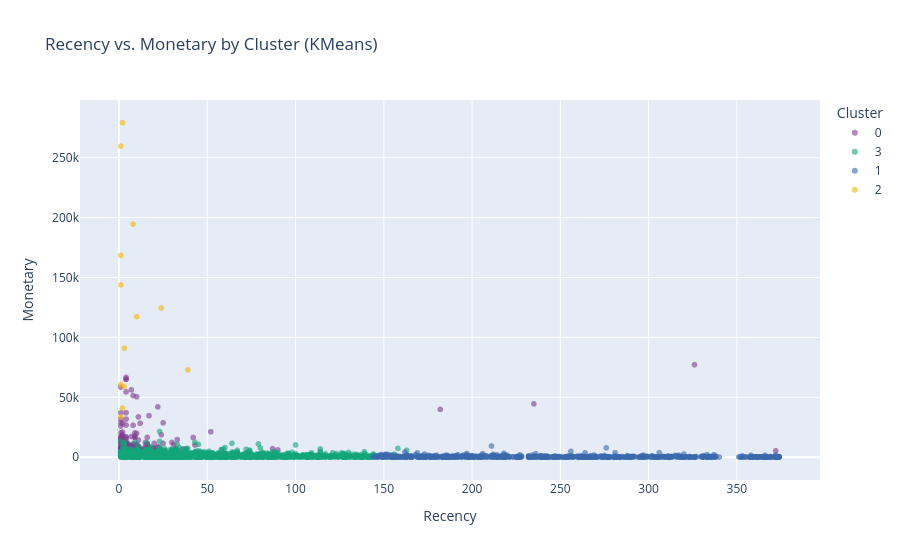
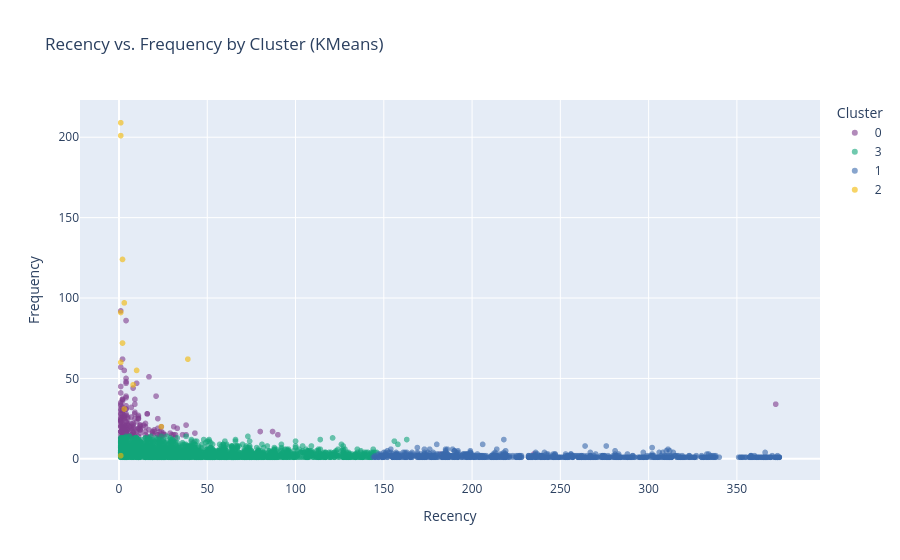
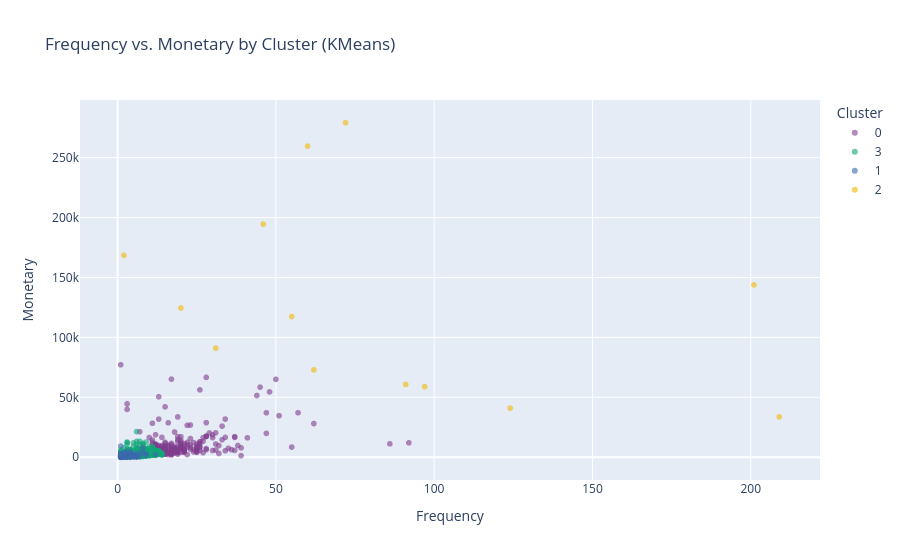

These figures' notebook cell, in order:
### Markdown cell above
#### Heatmap of Standardized Centroids (Seaborn)
Description: Heatmap of standardized (z-scored) RFM means per cluster, with color intensity (red for positive, blue for negative) and annotations.
Significance:
Shows relative differences in RFM metrics across clusters on a standardized scale.
Highlights defining traits (e.g., negative Recency, positive Monetary for High-Value).
Easy to interpret for non-technical stakeholders.

Business Insight: Cluster 0’s strong positive Monetary z-score suggests high-spending customers, ideal for premium offers (e.g., exclusive products in France).

### Code cell
# 5. 2D Scatter Plots (Plotly)
for x_metric, y_metric in [('Recency', 'Monetary'), ('Recency', 'Frequency'), ('Frequency', 'Monetary')]:
    fig = px.scatter(
        rfm,
        x=x_metric,
        y=y_metric,
        color='Cluster',
        title=f'{x_metric} vs. {y_metric} by Cluster ({method})',
        hover_data=['CustomerID'],
        color_discrete_sequence=px.colors.qualitative.Bold,
        opacity=0.6
    )
    fig.show()
    print(f"Displayed 2D scatter plot: {x_metric} vs. {y_metric}")

### Figure 1 — Plotly figure (JSON) as saved in the notebook; plotly's stock layout.template omitted (floating-point values rounded to 4 significant figures; data arrays with more than 128 entries replaced by an {"elided": "..."} marker saying what was removed)
{"data": [{"customdata": {"elided": "213x1 str values"}, "hovertemplate": "Cluster=0<br>Recency=%{x}<br>Monetary=%{y}<br>CustomerID=%{customdata[0]}<extra></extra>", "legendgroup": "0", "marker": {"color": "rgb(127, 60, 141)", "opacity": 0.6, "symbol": "circle"}, "mode": "markers", "name": "0", "showlegend": true, "type": "scattergl", "x": {"elided": "213 int values"}, "xaxis": "x", "y": {"elided": "213 float values"}, "yaxis": "y"}, {"customdata": {"elided": "3048x1 str values"}, "hovertemplate": "Cluster=3<br>Recency=%{x}<br>Monetary=%{y}<br>CustomerID=%{customdata[0]}<extra></extra>", "legendgroup": "3", "marker": {"color": "rgb(17, 165, 121)", "opacity": 0.6, "symbol": "circle"}, "mode": "markers", "name": "3", "showlegend": true, "type": "scattergl", "x": {"elided": "3048 int values"}, "xaxis": "x", "y": {"elided": "3048 float values"}, "yaxis": "y"}, {"customdata": {"elided": "1064x1 str values"}, "hovertemplate": "Cluster=1<br>Recency=%{x}<br>Monetary=%{y}<br>CustomerID=%{customdata[0]}<extra></extra>", "legendgroup": "1", "marker": {"color": "rgb(57, 105, 172)", "opacity": 0.6, "symbol": "circle"}, "mode": "markers", "name": "1", "showlegend": true, "type": "scattergl", "x": {"elided": "1064 int values"}, "xaxis": "x", "y": {"elided": "1064 float values"}, "yaxis": "y"}, {"customdata": [["12415"], ["12748"], ["13089"], ["14156"], ["14646"], ["14911"], ["15311"], ["16029"], ["16446"], ["17450"], ["17511"], ["17841"], ["18102"]], "hovertemplate": "Cluster=2<br>Recency=%{x}<br>Monetary=%{y}<br>CustomerID=%{customdata[0]}<extra></extra>", "legendgroup": "2", "marker": {"color": "rgb(242, 183, 1)", "opacity": 0.6, "symbol": "circle"}, "mode": "markers", "name": "2", "showlegend": true, "type": "scattergl", "x": [24, 1, 3, 10, 2, 1, 1, 39, 1, 8, 3, 2, 1], "xaxis": "x", "y": [124600.0, 33720.0, 58830.0, 117400.0, 279100.0, 143800.0, 60770.0, 72880.0, 168500.0, 194600.0, 91060.0, 40990.0, 259700.0], "yaxis": "y"}], "layout": {"autosize": true, "legend": {"title": {"text": "Cluster"}, "tracegroupgap": 0}, "title": {"text": "Recency vs. Monetary by Cluster (KMeans)"}, "xaxis": {"anchor": "y", "autorange": true, "domain": [0, 1], "range": [-21.59, 396.6], "title": {"text": "Recency"}, "type": "linear"}, "yaxis": {"anchor": "x", "autorange": true, "domain": [0, 1], "range": [-23030.0, 302200.0], "title": {"text": "Monetary"}, "type": "linear"}}}

### Figure 2 — Plotly figure (JSON) as saved in the notebook; plotly's stock layout.template omitted (floating-point values rounded to 4 significant figures; data arrays with more than 128 entries replaced by an {"elided": "..."} marker saying what was removed)
{"data": [{"customdata": {"elided": "213x1 str values"}, "hovertemplate": "Cluster=0<br>Recency=%{x}<br>Frequency=%{y}<br>CustomerID=%{customdata[0]}<extra></extra>", "legendgroup": "0", "marker": {"color": "rgb(127, 60, 141)", "opacity": 0.6, "symbol": "circle"}, "mode": "markers", "name": "0", "showlegend": true, "type": "scattergl", "x": {"elided": "213 int values"}, "xaxis": "x", "y": {"elided": "213 int values"}, "yaxis": "y"}, {"customdata": {"elided": "3048x1 str values"}, "hovertemplate": "Cluster=3<br>Recency=%{x}<br>Frequency=%{y}<br>CustomerID=%{customdata[0]}<extra></extra>", "legendgroup": "3", "marker": {"color": "rgb(17, 165, 121)", "opacity": 0.6, "symbol": "circle"}, "mode": "markers", "name": "3", "showlegend": true, "type": "scattergl", "x": {"elided": "3048 int values"}, "xaxis": "x", "y": {"elided": "3048 int values"}, "yaxis": "y"}, {"customdata": {"elided": "1064x1 str values"}, "hovertemplate": "Cluster=1<br>Recency=%{x}<br>Frequency=%{y}<br>CustomerID=%{customdata[0]}<extra></extra>", "legendgroup": "1", "marker": {"color": "rgb(57, 105, 172)", "opacity": 0.6, "symbol": "circle"}, "mode": "markers", "name": "1", "showlegend": true, "type": "scattergl", "x": {"elided": "1064 int values"}, "xaxis": "x", "y": {"elided": "1064 int values"}, "yaxis": "y"}, {"customdata": [["12415"], ["12748"], ["13089"], ["14156"], ["14646"], ["14911"], ["15311"], ["16029"], ["16446"], ["17450"], ["17511"], ["17841"], ["18102"]], "hovertemplate": "Cluster=2<br>Recency=%{x}<br>Frequency=%{y}<br>CustomerID=%{customdata[0]}<extra></extra>", "legendgroup": "2", "marker": {"color": "rgb(242, 183, 1)", "opacity": 0.6, "symbol": "circle"}, "mode": "markers", "name": "2", "showlegend": true, "type": "scattergl", "x": [24, 1, 3, 10, 2, 1, 1, 39, 1, 8, 3, 2, 1], "xaxis": "x", "y": [20, 209, 97, 55, 72, 201, 91, 62, 2, 46, 31, 124, 60], "yaxis": "y"}], "layout": {"autosize": true, "legend": {"title": {"text": "Cluster"}, "tracegroupgap": 0}, "title": {"text": "Recency vs. Frequency by Cluster (KMeans)"}, "xaxis": {"anchor": "y", "autorange": true, "domain": [0, 1], "range": [-21.59, 396.6], "title": {"text": "Recency"}, "type": "linear"}, "yaxis": {"anchor": "x", "autorange": true, "domain": [0, 1], "range": [-16.17, 226.2], "title": {"text": "Frequency"}, "type": "linear"}}}

### Figure 3 — Plotly figure (JSON) as saved in the notebook; plotly's stock layout.template omitted (floating-point values rounded to 4 significant figures; data arrays with more than 128 entries replaced by an {"elided": "..."} marker saying what was removed)
{"data": [{"customdata": {"elided": "213x1 str values"}, "hovertemplate": "Cluster=0<br>Frequency=%{x}<br>Monetary=%{y}<br>CustomerID=%{customdata[0]}<extra></extra>", "legendgroup": "0", "marker": {"color": "rgb(127, 60, 141)", "opacity": 0.6, "symbol": "circle"}, "mode": "markers", "name": "0", "showlegend": true, "type": "scattergl", "x": {"elided": "213 int values"}, "xaxis": "x", "y": {"elided": "213 float values"}, "yaxis": "y"}, {"customdata": {"elided": "3048x1 str values"}, "hovertemplate": "Cluster=3<br>Frequency=%{x}<br>Monetary=%{y}<br>CustomerID=%{customdata[0]}<extra></extra>", "legendgroup": "3", "marker": {"color": "rgb(17, 165, 121)", "opacity": 0.6, "symbol": "circle"}, "mode": "markers", "name": "3", "showlegend": true, "type": "scattergl", "x": {"elided": "3048 int values"}, "xaxis": "x", "y": {"elided": "3048 float values"}, "yaxis": "y"}, {"customdata": {"elided": "1064x1 str values"}, "hovertemplate": "Cluster=1<br>Frequency=%{x}<br>Monetary=%{y}<br>CustomerID=%{customdata[0]}<extra></extra>", "legendgroup": "1", "marker": {"color": "rgb(57, 105, 172)", "opacity": 0.6, "symbol": "circle"}, "mode": "markers", "name": "1", "showlegend": true, "type": "scattergl", "x": {"elided": "1064 int values"}, "xaxis": "x", "y": {"elided": "1064 float values"}, "yaxis": "y"}, {"customdata": [["12415"], ["12748"], ["13089"], ["14156"], ["14646"], ["14911"], ["15311"], ["16029"], ["16446"], ["17450"], ["17511"], ["17841"], ["18102"]], "hovertemplate": "Cluster=2<br>Frequency=%{x}<br>Monetary=%{y}<br>CustomerID=%{customdata[0]}<extra></extra>", "legendgroup": "2", "marker": {"color": "rgb(242, 183, 1)", "opacity": 0.6, "symbol": "circle"}, "mode": "markers", "name": "2", "showlegend": true, "type": "scattergl", "x": [20, 209, 97, 55, 72, 201, 91, 62, 2, 46, 31, 124, 60], "xaxis": "x", "y": [124600.0, 33720.0, 58830.0, 117400.0, 279100.0, 143800.0, 60770.0, 72880.0, 168500.0, 194600.0, 91060.0, 40990.0, 259700.0], "yaxis": "y"}], "layout": {"autosize": true, "legend": {"title": {"text": "Cluster"}, "tracegroupgap": 0}, "title": {"text": "Frequency vs. Monetary by Cluster (KMeans)"}, "xaxis": {"anchor": "y", "autorange": true, "domain": [0, 1], "range": [-11.6, 221.6], "title": {"text": "Frequency"}, "type": "linear"}, "yaxis": {"anchor": "x", "autorange": true, "domain": [0, 1], "range": [-23030.0, 302200.0], "title": {"text": "Monetary"}, "type": "linear"}}}
